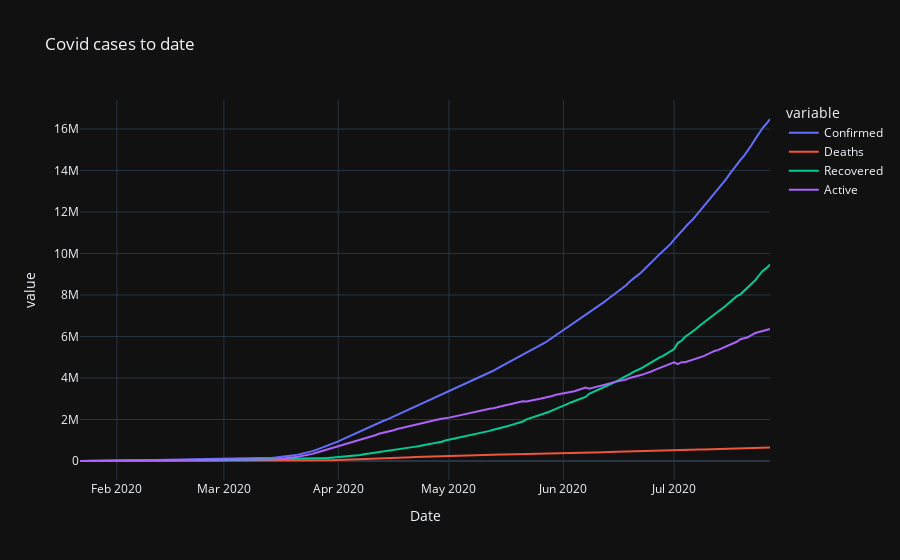

Notebook code cell kept with this figure:
### Code cell
px.line(day_wise, x='Date', y=['Confirmed', 'Deaths', 'Recovered', 'Active'], title='Covid cases to date', template='plotly_dark')

### Figure 1 — Plotly figure (JSON) as saved in the notebook; plotly's stock layout.template omitted (floating-point values rounded to 4 significant figures; data arrays with more than 128 entries replaced by an {"elided": "..."} marker saying what was removed)
{"data": [{"hovertemplate": "variable=Confirmed<br>Date=%{x}<br>value=%{y}<extra></extra>", "legendgroup": "Confirmed", "line": {"color": "#636efa", "dash": "solid"}, "marker": {"symbol": "circle"}, "mode": "lines", "name": "Confirmed", "orientation": "v", "showlegend": true, "type": "scatter", "x": {"elided": "188 str values"}, "xaxis": "x", "y": {"elided": "188 int values"}, "yaxis": "y"}, {"hovertemplate": "variable=Deaths<br>Date=%{x}<br>value=%{y}<extra></extra>", "legendgroup": "Deaths", "line": {"color": "#EF553B", "dash": "solid"}, "marker": {"symbol": "circle"}, "mode": "lines", "name": "Deaths", "orientation": "v", "showlegend": true, "type": "scatter", "x": {"elided": "188 str values"}, "xaxis": "x", "y": {"elided": "188 int values"}, "yaxis": "y"}, {"hovertemplate": "variable=Recovered<br>Date=%{x}<br>value=%{y}<extra></extra>", "legendgroup": "Recovered", "line": {"color": "#00cc96", "dash": "solid"}, "marker": {"symbol": "circle"}, "mode": "lines", "name": "Recovered", "orientation": "v", "showlegend": true, "type": "scatter", "x": {"elided": "188 str values"}, "xaxis": "x", "y": {"elided": "188 int values"}, "yaxis": "y"}, {"hovertemplate": "variable=Active<br>Date=%{x}<br>value=%{y}<extra></extra>", "legendgroup": "Active", "line": {"color": "#ab63fa", "dash": "solid"}, "marker": {"symbol": "circle"}, "mode": "lines", "name": "Active", "orientation": "v", "showlegend": true, "type": "scatter", "x": {"elided": "188 str values"}, "xaxis": "x", "y": {"elided": "188 int values"}, "yaxis": "y"}], "layout": {"legend": {"title": {"text": "variable"}, "tracegroupgap": 0}, "title": {"text": "Covid cases to date"}, "xaxis": {"anchor": "y", "domain": [0, 1], "title": {"text": "Date"}}, "yaxis": {"anchor": "x", "domain": [0, 1], "title": {"text": "value"}}}}
